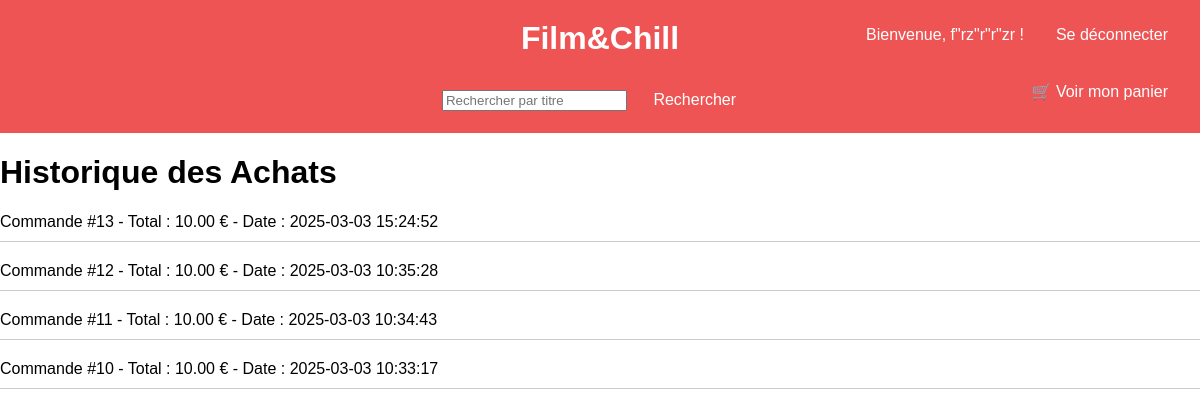
Page /index.php?action=orderHistory (signed in) on the committed database.
### tables this page shows
CREATE TABLE `command` (
  `id` int(11) NOT NULL,
  `user_id` int(11) NOT NULL,
  `total_price` decimal(10,2) NOT NULL,
  `created_at` timestamp NOT NULL DEFAULT current_timestamp()
);

### controllers/HomeController.php (called while the page is built, shortened)
<?php
class HomeController
{
    private $pdo;
    public function __construct($pdo, $apiKey)
    {
        $this->pdo = $pdo;
    }
    public function orderHistory()
    {
        $stmt = $this->pdo->prepare("SELECT * FROM command WHERE user_id = :userId ORDER BY created_at DESC");
        $stmt->execute(['userId' => $_SESSION['user_id']]);
        $orders = $stmt->fetchAll(PDO::FETCH_ASSOC);
        require 'views/order_history.php';
    }
}

### views/order_history.php (the view, shortened to what this page needs)
<?php include 'views/header.php'; ?>
<!DOCTYPE html>
<html lang="fr">
<head>
    <link rel="stylesheet" href="public/css/style.css">
</head>
<body>
    <h1>Historique des Achats</h1>
    <ul>
        <?php foreach ($orders as $order): ?>
            <li>
                <a href="index.php?action=orderDetail&id=<?php echo $order['id']; ?>">
                    Commande #<?php echo $order['id']; ?> - Total : <?php echo $order['total_price']; ?> € - Date : <?php echo $order['created_at']; ?>
                </a>
            </li>
        <?php endforeach; ?>
    </ul>
</body>
</html>

### public/css/style.css (style rules this page uses)
body { font-family: Arial, sans-serif; margin: 0; padding: 0; }
ul { list-style: none; padding: 0; }
ul li { margin-bottom: 20px; border-bottom: 1px solid #ccc; padding-bottom: 10px; }
a { color: black; text-decoration: none; }

### rows in the picture
command: id "13", total_price "10.00", created_at "2025-03-03 15:24:52"
command: id "12", total_price "10.00", created_at "2025-03-03 10:35:28"
command: id "11", total_price "10.00", created_at "2025-03-03 10:34:43"
command: id "10", total_price "10.00", created_at "2025-03-03 10:33:17"

### other values in the picture
$_SESSION['user_name'] "f\"rz\"r\"r\"zr"
